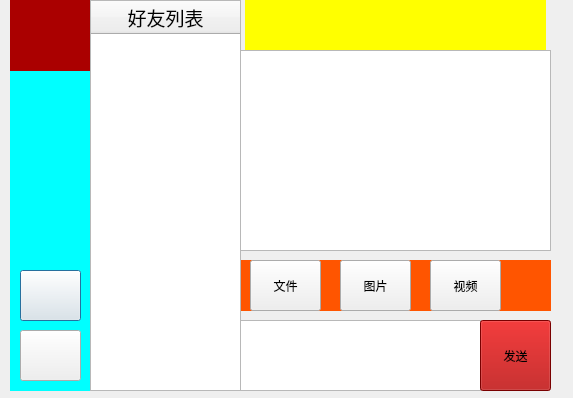
<?xml version="1.0" encoding="UTF-8"?>
<ui version="4.0">
 <class>ChatPage</class>
 <widget class="QDialog" name="ChatPage">
  <property name="geometry">
   <rect>
    <x>0</x>
    <y>0</y>
    <width>573</width>
    <height>398</height>
   </rect>
  </property>
  <property name="windowTitle">
   <string>Dialog</string>
  </property>
  <widget class="QLabel" name="label">
   <property name="geometry">
    <rect>
     <x>10</x>
     <y>0</y>
     <width>81</width>
     <height>391</height>
    </rect>
   </property>
   <property name="styleSheet">
    <string notr="true">background-color: rgb(0, 255, 255);</string>
   </property>
   <property name="text">
    <string/>
   </property>
  </widget>
  <widget class="QPushButton" name="addButton">
   <property name="geometry">
    <rect>
     <x>20</x>
     <y>270</y>
     <width>61</width>
     <height>51</height>
    </rect>
   </property>
   <property name="text">
    <string/>
   </property>
  </widget>
  <widget class="QPushButton" name="setupButton">
   <property name="geometry">
    <rect>
     <x>20</x>
     <y>330</y>
     <width>61</width>
     <height>51</height>
    </rect>
   </property>
   <property name="text">
    <string/>
   </property>
  </widget>
  <widget class="QLabel" name="headLable">
   <property name="geometry">
    <rect>
     <x>10</x>
     <y>0</y>
     <width>81</width>
     <height>71</height>
    </rect>
   </property>
   <property name="styleSheet">
    <string notr="true">background-color: rgb(170, 0, 0);</string>
   </property>
   <property name="text">
    <string/>
   </property>
  </widget>
  <widget class="QTreeWidget" name="friendList">
   <property name="geometry">
    <rect>
     <x>90</x>
     <y>0</y>
     <width>151</width>
     <height>391</height>
    </rect>
   </property>
   <column>
    <property name="text">
     <string>好友列表</string>
    </property>
    <property name="font">
     <font>
      <family>Abyssinica SIL</family>
      <pointsize>14</pointsize>
     </font>
    </property>
    <property name="textAlignment">
     <set>AlignHCenter|AlignVCenter|AlignCenter</set>
    </property>
   </column>
  </widget>
  <widget class="QTextEdit" name="chatTextEdit">
   <property name="geometry">
    <rect>
     <x>240</x>
     <y>50</y>
     <width>311</width>
     <height>201</height>
    </rect>
   </property>
  </widget>
  <widget class="QTextEdit" name="sendTextEdit">
   <property name="geometry">
    <rect>
     <x>240</x>
     <y>320</y>
     <width>241</width>
     <height>71</height>
    </rect>
   </property>
  </widget>
  <widget class="QPushButton" name="sendButton">
   <property name="geometry">
    <rect>
     <x>480</x>
     <y>320</y>
     <width>71</width>
     <height>71</height>
    </rect>
   </property>
   <property name="styleSheet">
    <string notr="true">background-color: rgb(170, 0, 0);
font: 16pt &quot;Abyssinica SIL&quot;;</string>
   </property>
   <property name="text">
    <string>发送</string>
   </property>
  </widget>
  <widget class="QTextEdit" name="textEdit_3">
   <property name="geometry">
    <rect>
     <x>690</x>
     <y>320</y>
     <width>241</width>
     <height>71</height>
    </rect>
   </property>
  </widget>
  <widget class="QLabel" name="friendLable">
   <property name="geometry">
    <rect>
     <x>245</x>
     <y>-1</y>
     <width>301</width>
     <height>51</height>
    </rect>
   </property>
   <property name="styleSheet">
    <string notr="true">background-color: rgb(255, 255, 0);
font: 16pt &quot;Abyssinica SIL&quot;;</string>
   </property>
   <property name="text">
    <string/>
   </property>
  </widget>
  <widget class="QPushButton" name="fileButton">
   <property name="geometry">
    <rect>
     <x>250</x>
     <y>260</y>
     <width>71</width>
     <height>51</height>
    </rect>
   </property>
   <property name="styleSheet">
    <string notr="true">font: 16pt &quot;Abyssinica SIL&quot;;</string>
   </property>
   <property name="text">
    <string>文件</string>
   </property>
  </widget>
  <widget class="QPushButton" name="pushButton_7">
   <property name="geometry">
    <rect>
     <x>340</x>
     <y>260</y>
     <width>71</width>
     <height>51</height>
    </rect>
   </property>
   <property name="styleSheet">
    <string notr="true">font: 16pt &quot;Abyssinica SIL&quot;;</string>
   </property>
   <property name="text">
    <string>图片</string>
   </property>
  </widget>
  <widget class="QPushButton" name="pushButton_8">
   <property name="geometry">
    <rect>
     <x>430</x>
     <y>260</y>
     <width>71</width>
     <height>51</height>
    </rect>
   </property>
   <property name="styleSheet">
    <string notr="true">font: 16pt &quot;Abyssinica SIL&quot;;</string>
   </property>
   <property name="text">
    <string>视频</string>
   </property>
  </widget>
  <widget class="QLabel" name="label_4">
   <property name="geometry">
    <rect>
     <x>240</x>
     <y>260</y>
     <width>311</width>
     <height>51</height>
    </rect>
   </property>
   <property name="styleSheet">
    <string notr="true">background-color: rgb(255, 85, 0);</string>
   </property>
   <property name="text">
    <string/>
   </property>
  </widget>
  <zorder>label_4</zorder>
  <zorder>label</zorder>
  <zorder>addButton</zorder>
  <zorder>setupButton</zorder>
  <zorder>headLable</zorder>
  <zorder>friendList</zorder>
  <zorder>chatTextEdit</zorder>
  <zorder>sendTextEdit</zorder>
  <zorder>sendButton</zorder>
  <zorder>textEdit_3</zorder>
  <zorder>friendLable</zorder>
  <zorder>fileButton</zorder>
  <zorder>pushButton_7</zorder>
  <zorder>pushButton_8</zorder>
 </widget>
 <resources/>
 <connections/>
</ui>
